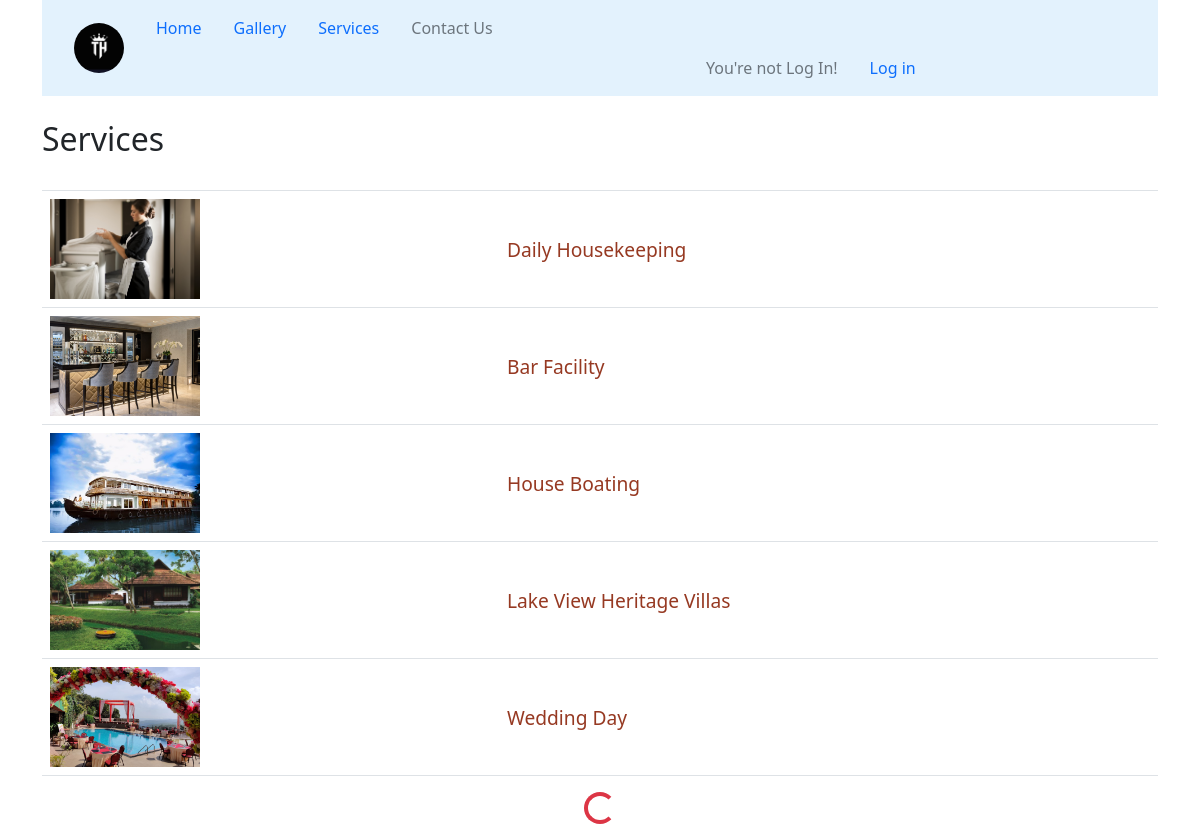
Screenshot of /services/endless?page=2 with the database file from the repository.
### Apps/Services/models.py (models this page shows, shortened)
class Services(models.Model):
    name = models.CharField(max_length=40)
    slug = models.SlugField(unique=True, default=name)
    discription = RichTextField(null=True)
    create_time = DateTimeField(blank=True, auto_now_add=True)
    last_used_time = DateTimeField(null=True, blank=True)
    service_comment = GenericRelation('comments')

class Images(models.Model):
    number = models.ForeignKey(Services, on_delete=models.CASCADE)
    images = models.ImageField(upload_to="service_images", max_length=256)

### Apps/Services/views.py (the view)
# urls.py: path('endless', views.EndlessScroll.as_view(), name='infinity'),
class EndlessScroll(ListView):
    model = Services
    template_name = 'services/endless_service.html'
    context_object_name = 'resort_services'
    paginate_by = 5
    ordering = ['-create_time']

### templates/services/endless_service.html (shortened to what this page needs)
<html>
    <head>
        {% load static %}
        <link rel="stylesheet" type="text/css" href="{% static 'mine/css/spinner-style.css' %}">
        <link rel="stylesheet" type="text/css" href="{% static 'assets/css/bootstrap.min.css' %}">
        <link rel="stylesheet" type="text/css" href="{% static 'mine/css/style.css' %}">
    </head>
    <body>
    <div class="container">
        <nav class="navbar navbar-expand-lg navbar-light" style="background-color: #e3f2fd;">
            <a class="navbar-brand" href="{% url 'Authentication:index' %}"><img class="rounded-circle ms-3" alt="" style="width: 50px;height: 50px;"></a>
            <ul class="nav-bar nav">
                <li class="nav-item">
                    <a class="nav-link" href="{% url 'Authentication:index' %}">Home</a>
                </li>
                    <li class="nav-item">
                        <a class="nav-link" href="{% url 'service:infinity' %}">Gallery</a>
                    </li>
                <li class="nav-item">
                    <a class="nav-link" href="{% url 'service:lists' %}">Services</a>
                </li>
                <li class="nav-item">
                    <a class="nav-link disabled" href="#">Contact Us</a>
                </li>
                {% if user.is_authenticated %}
                <li class="nav-item" style="margin-left:550px;">
                        <a class="nav-link disabled" href="#">Hi {{ user.username | capfirst}}!</a>
                    </li>
                <li class="nav-item" >
                        <a class="nav-link" href="{% url 'logout' %}?next={{ request.get_full_path }}">Log Out</a>
                </li>
                {% else %}
                    <li class="nav-item" style="margin-left:550px;">
                        <a class="nav-link disabled" href="#">You're not Log In!</a>
                    </li>
                    <li class="nav-item" >
                        <a class="nav-link" href="{% url 'login' %}?next={{ request.get_full_path }}">Log in</a>
                    </li>
                {% endif %}
             </ul>
        </nav>
    </div>
    <div class="container">
    <br> <h2>Services</h2> <br>
        <table class="table infinite-container">
            {% if resort_services %}
            {% for list in resort_services %}
            <tr class="infinite-item">
                <td>
                    {% if list.images_set.all %}
                        <img src="{{ list.images_set.first.images.url }}" alt="img" class="list-img">
                    {% else %}
                        <p>No Images available!!</p>
                    {% endif %}
                </td>
                <td class=" align-middle"><a class="elements" href="{% url 'service:datas' list.slug %}">{{ list.name }}</a></td>
            </tr>
            {% endfor %}
            {% else %}
            <tr>
                <th> <strong>No Data Available!</strong></th>
            </tr>
            {% endif %}
        </table>
    </div>
                <div class="d-flex justify-content-center" style="display:none;">
                    <div class="spinner-border text-danger" role="status">
                    </div>
                </div>
    </body>
</html>

### static/mine/css/style.css (style rules this page uses)
::placeholder { padding: 15px; }
.list-img { width: 150px; height: 100px; max-width: 150px; max-height: 150px; object-fit: cover; }
.elements { text-decoration: none; color: rgb(150, 57, 34); font-weight: 400; font-size: larger; }

### rows the page displays
Services: images_set.first.images (picture), name "Daily Housekeeping"
Services: images_set.first.images (picture), name "Bar Facility"
Services: images_set.first.images (picture), name "House Boating"
Services: images_set.first.images (picture), name "Lake View Heritage Villas"
Services: images_set.first.images (picture), name "Wedding Day"
